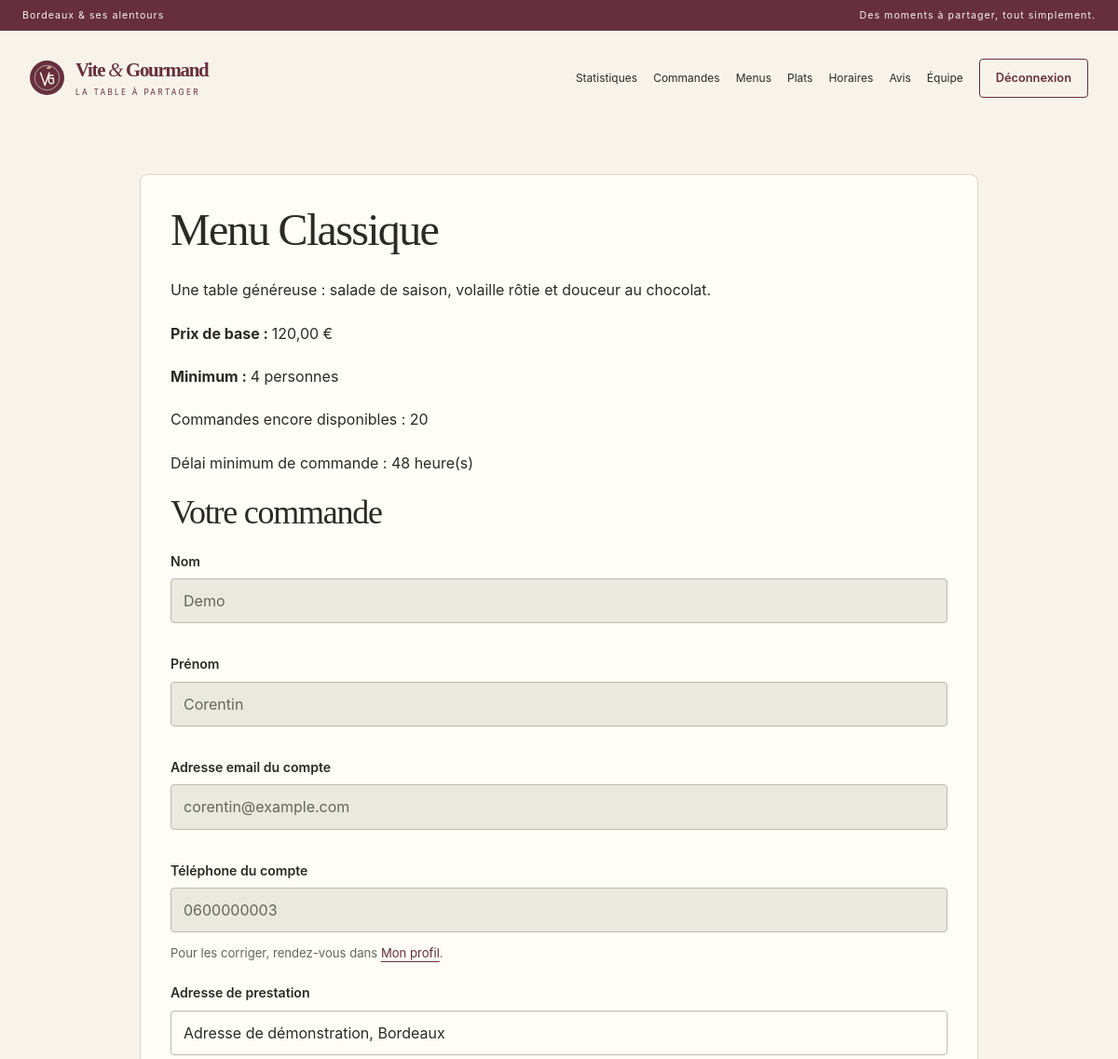
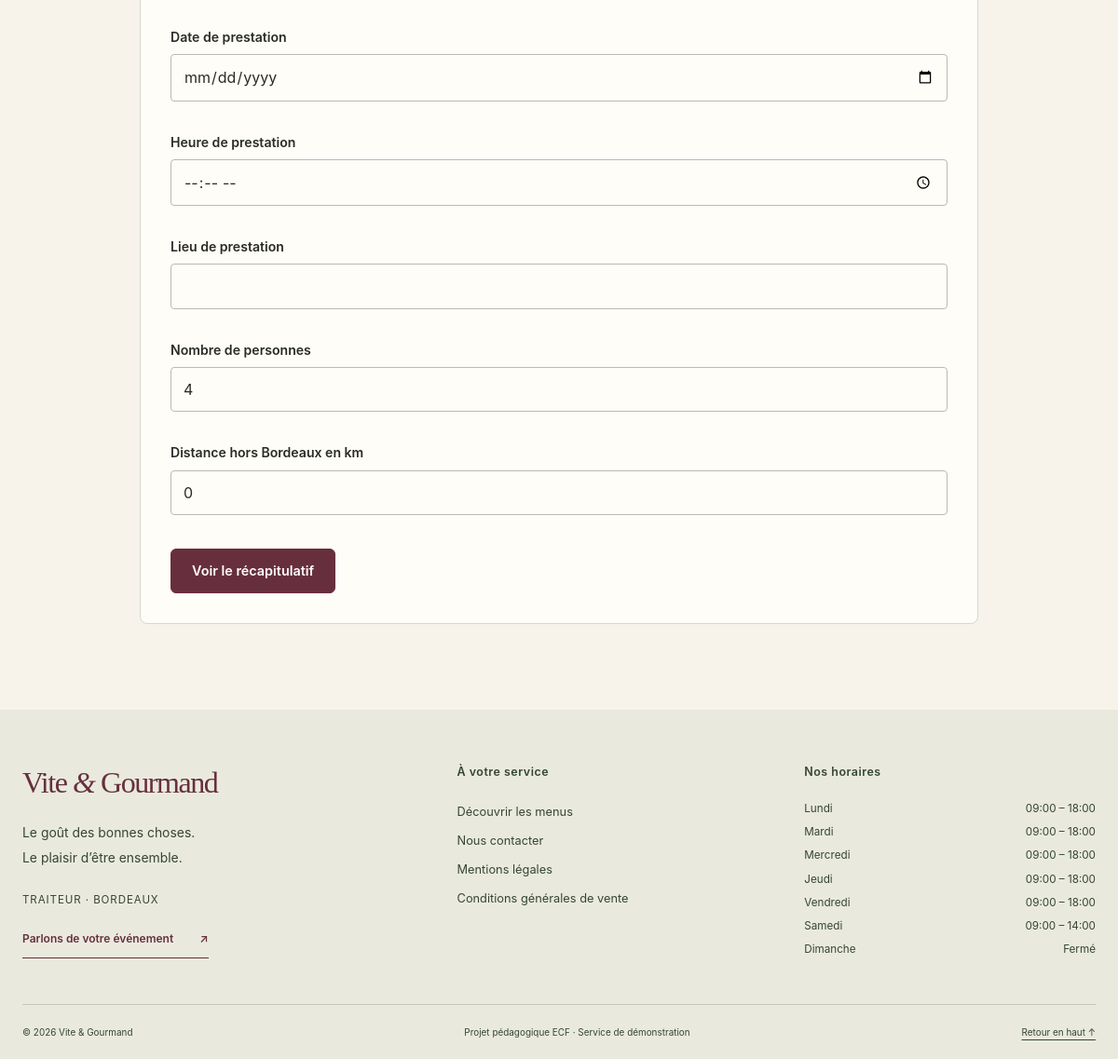
/commander.php?id=1 (signed in), run on the app's committed database (2 pictures, top to bottom).
### tables this page shows
CREATE TABLE `menus` (
    `id` INT NOT NULL AUTO_INCREMENT,
    `titre` VARCHAR(255) NOT NULL,
    `description` TEXT NOT NULL,
    `prix` DECIMAL(10,2) NOT NULL,
    `nb_personnes_min` INT NOT NULL,

    `theme` VARCHAR(100) DEFAULT NULL,
    `regime` VARCHAR(100) DEFAULT NULL,

    `stock_disponible` INT NOT NULL DEFAULT 0,

    `conditions_menu` TEXT DEFAULT NULL,
    `delai_commande_heures` INT DEFAULT NULL,

    `actif` TINYINT(1) NOT NULL DEFAULT 1,

    PRIMARY KEY (`id`)
);

CREATE TABLE `users` (
    `id` INT NOT NULL AUTO_INCREMENT,
    `nom` VARCHAR(50) NOT NULL,
    `prenom` VARCHAR(50) NOT NULL,
    `email` VARCHAR(255) NOT NULL,
    `password` VARCHAR(255) NOT NULL,
    `role` VARCHAR(25) NOT NULL DEFAULT 'utilisateur',
    `gsm` VARCHAR(20) NOT NULL,
    `adresse` VARCHAR(255) NOT NULL,
    `actif` TINYINT(1) NOT NULL DEFAULT 1,
    `created_at` TIMESTAMP NOT NULL DEFAULT CURRENT_TIMESTAMP,

    PRIMARY KEY (`id`),
    UNIQUE KEY `email` (`email`)
);

CREATE TABLE `horaires` (
    `id` INT NOT NULL AUTO_INCREMENT,
    `jour` VARCHAR(20) NOT NULL,
    `heure_ouverture` TIME DEFAULT NULL,
    `heure_fermeture` TIME DEFAULT NULL,
    `ferme` TINYINT(1) NOT NULL DEFAULT 0,

    PRIMARY KEY (`id`),
    UNIQUE KEY `jour` (`jour`)
);

### Config/security.php (called while the page is built, shortened)
<?php
function e(mixed $value): string
{
    return htmlspecialchars((string) $value, ENT_QUOTES | ENT_SUBSTITUTE, 'UTF-8');
}

### Public/commander.php (the view, shortened to what this page needs)
<?php
require_once __DIR__ . '/../Config/database.php';
$id = positiveId($_GET['id'] ?? null);
$stmt = $pdo->prepare('SELECT * FROM menus WHERE id = ?');
$stmt->execute([$id]);
$menu = $stmt->fetch(PDO::FETCH_ASSOC);
$stmt = $pdo->prepare('SELECT nom, prenom, email, gsm, adresse FROM users WHERE id = ?');
$stmt->execute([$_SESSION['user_id']]);
$user = $stmt->fetch(PDO::FETCH_ASSOC);
$adressePrestation = $user['adresse'];
$datePrestation = $heurePrestation = $lieuPrestation = $erreur = '';
$nbPersonnes = (int) $menu['nb_personnes_min'];
$distanceKm = $prixRepas = $remisePourcentage = $montantRemise = $fraisLivraison = $prixTotal = 0;
?>
<?php require_once __DIR__ . '/../Templates/layout.php';
renderHeader('Commander'); ?>
<section class="content-panel">
    <h1>
        <?= htmlspecialchars($menu['titre']) ?>
    </h1>
    <p>
        <?= htmlspecialchars($menu['description']) ?>
    </p>
    <div class="infos-menu">
        <p>
            <strong>
                Prix de base :
            </strong>
            <?= number_format($menu['prix'], 2, ',', ' ') ?>
            €
        </p>
        <p>
            <strong>
                Minimum :
            </strong>
            <?= (int) $menu['nb_personnes_min'] ?>
            personnes
        </p>
        <p class="stock">
            Commandes encore disponibles :
            <?= (int) $menu['stock_disponible'] ?>
        </p>
        <p>
            Délai minimum de commande :
            <?= (int) $menu[ 'delai_commande_heures' ] ?>
            heure(s)
        </p>
    </div>
    <form method="post">
        <h2>
            Votre commande
        </h2>
        <label for="nom">
            Nom
        </label>
        <input
            type="text"
            id="nom"
            value="<?= htmlspecialchars($user['nom']) ?>"
            disabled
        >
        <label for="prenom">
            Prénom
        </label>
        <input
            type="text"
            id="prenom"
            value="<?= htmlspecialchars($user['prenom']) ?>"
            disabled
        >
        <label for="client-email">Adresse email du compte</label>
        <input id="client-email" type="email" value="<?= e($user['email']) ?>" disabled>
        <label for="client-gsm">Téléphone du compte</label>
        <input id="client-gsm" type="tel" value="<?= e($user['gsm']) ?>" disabled>
        <p class="small-note">Pour les corriger, rendez-vous dans <a href="mon-profil.php">Mon profil</a>.</p>
        <label for="adresse_prestation">
            Adresse de prestation
        </label>
        <input
            type="text"
            id="adresse_prestation"
            name="adresse_prestation"
            value="<?= htmlspecialchars($adressePrestation) ?>"
            required
        >
        <label for="date_prestation">
            Date de prestation
        </label>
        <input
            type="date"
            id="date_prestation"
            name="date_prestation"
            value="<?= htmlspecialchars($datePrestation) ?>"
            required
        >
        <label for="heure_prestation">
            Heure de prestation
        </label>
        <input
            type="time"
            id="heure_prestation"
            name="heure_prestation"
            value="<?= htmlspecialchars($heurePrestation) ?>"
            required
        >
        <label for="lieu_prestation">
            Lieu de prestation
        </label>
        <input
            type="text"
            id="lieu_prestation"
            name="lieu_prestation"
            value="<?= htmlspecialchars($lieuPrestation) ?>"
            required
        >
        <label for="nb_personnes">
            Nombre de personnes
        </label>
        <input
            type="number"
            id="nb_personnes"
            name="nb_personnes"
            min="<?= (int) $menu['nb_personnes_min'] ?>"
            value="<?= $nbPersonnes ?>"
            required
        >
        <label for="distance_km">
            Distance hors Bordeaux en km
        </label>
        <input
            type="number"
            id="distance_km"
            name="distance_km"
            min="0"
            step="0.1"
            value="<?= $distanceKm ?>"
            required
        >
        <button
            type="submit"
            name="action"
            value="recap"
        >
            Voir le récapitulatif
        </button>
    </form>
</section>
<?php renderFooter($pdo); ?>

### Templates/layout.php (shortened to what this page needs)
<?php
require_once __DIR__ . '/../Config/security.php';
function renderHeader(string $title): void
{
    $role = $_SESSION['role'] ?? '';
    $staff = in_array($role, ['admin', 'employe'], true);
    $links = $staff
        ? ['admin-commandes.php' => 'Commandes', 'admin-menus.php' => 'Menus', 'admin-plats.php' => 'Plats', 'admin-horaires.php' => 'Horaires', 'admin-avis.php' => 'Avis']
        : ['index.php' => 'Accueil', 'menus.php' => 'Nos menus'];
    if ($role === 'admin') {
        $links = ['admin-statistiques.php' => 'Statistiques'] + $links + ['admin-employes.php' => 'Équipe'];
    } elseif ($role === 'utilisateur') {
        $links += ['mes-commandes.php' => 'Mes commandes', 'mon-profil.php' => 'Mon profil'];
    }
    $current = basename($_SERVER['SCRIPT_NAME'] ?? '');
    ?>
<!DOCTYPE html>
<html lang="fr">
<head>
    <link rel="stylesheet" href="style.css?v=<?= filemtime(__DIR__ . '/../Public/style.css') ?>">
</head>
<body class="<?= $staff ? 'staff-page' : 'public-page' ?>">
<div class="announcement">
    <span>Bordeaux & ses alentours</span>
    <span>Des moments à partager, tout simplement.</span>
</div>
<header class="site-header">
    <a class="brand" href="index.php" aria-label="Vite et Gourmand, accueil">
        <img src="assets/images/embleme.svg" alt="" width="45" height="45">
        <span>Vite <i>&</i> Gourmand<small>LA TABLE À PARTAGER</small></span>
    </a>
    <nav id="main-navigation" class="navbar-links" aria-label="Navigation principale">
        <?php foreach ($links as $href => $label): ?>
            <a href="<?= e($href) ?>" <?= $current === $href ? 'aria-current="page"' : '' ?>><?= e($label) ?></a>
        <?php endforeach; ?>
        <?php if (isset($_SESSION['user_id'])): ?>
            <form method="post" action="logout.php" class="logout-form">
                <button class="nav-account" type="submit">Déconnexion</button>
            </form>
        <?php else: ?>
            <a class="nav-account" href="login.php" <?= $current === 'login.php' ? 'aria-current="page"' : '' ?>>Mon espace <span aria-hidden="true">↗</span></a>
        <?php endif; ?>
    </nav>
</header>
<main id="main-content" class="page-shell">
<?php
}
function renderFooter(PDO $pdo): void
{
    $rows = $pdo->query('SELECT jour, heure_ouverture, heure_fermeture, ferme FROM horaires')->fetchAll(PDO::FETCH_ASSOC);
    $horaires = [];
    foreach ($rows as $row) {
        $horaires[strtolower($row['jour'])] = $row;
    }
    ?>
</main>
<footer class="site-footer">
    <div class="footer-grid">
        <div class="footer-intro">
            <a class="footer-brand" href="index.php">Vite <i>&</i> Gourmand</a>
            <p>Le goût des bonnes choses.<br>Le plaisir d’être ensemble.</p>
            <p class="footer-location">Traiteur · Bordeaux</p>
            <a href="contact.php" class="text-link">Parlons de votre événement <span aria-hidden="true">↗</span></a>
        </div>
        <div>
            <h2>À votre service</h2>
            <ul class="footer-links">
                <li><a href="menus.php">Découvrir les menus</a></li>
                <li><a href="contact.php">Nous contacter</a></li>
                <li><a href="mentions-legales.php">Mentions légales</a></li>
                <li><a href="cgv.php">Conditions générales de vente</a></li>
            </ul>
        </div>
        <div>
            <h2>Nos horaires</h2>
            <dl class="opening-hours">
                <?php foreach (['Lundi', 'Mardi', 'Mercredi', 'Jeudi', 'Vendredi', 'Samedi', 'Dimanche'] as $jour): $h = $horaires[strtolower($jour)] ?? null; ?>
                    <div>
                        <dt><?= $jour ?></dt>
                        <dd>
                            <?php if (!$h): ?>
                                Non renseigné
                            <?php elseif ((int) $h['ferme'] === 1): ?>
                                Fermé
                            <?php else: ?>
                                <?= e(substr((string) $h['heure_ouverture'], 0, 5)) ?> – <?= e(substr((string) $h['heure_fermeture'], 0, 5)) ?>
                            <?php endif; ?>
                        </dd>
                    </div>
                <?php endforeach; ?>
            </dl>
        </div>
    </div>
    <div class="footer-bottom">
        <span>© <?= date('Y') ?> Vite & Gourmand</span>
        <span>Projet pédagogique ECF · Service de démonstration</span>
        <a href="#main-content">Retour en haut ↑</a>
    </div>
</footer>
</body>
</html>
<?php
}

### data on the page
menus: titre "Menu Classique", description "Une table généreuse : salade de saison, volaille rôtie et douceur au chocolat.", prix "120,00", nb_personnes_min "4", stock_disponible "20", delai_commande_heures "48", nb_personnes "4"
users: nom "Demo", prenom "Corentin", email "corentin@example.com", gsm "0600000003", adresse_prestation "Adresse de démonstration, Bordeaux"
horaires: jour "Lundi", heure_ouverture "09:00", heure_fermeture "18:00"
horaires: jour "Mardi", heure_ouverture "09:00", heure_fermeture "18:00"
horaires: jour "Mercredi", heure_ouverture "09:00", heure_fermeture "18:00"
horaires: jour "Jeudi", heure_ouverture "09:00", heure_fermeture "18:00"
horaires: jour "Vendredi", heure_ouverture "09:00", heure_fermeture "18:00"
horaires: jour "Samedi", heure_ouverture "09:00", heure_fermeture "14:00"

### other printed values
$label "Statistiques"
$label "Commandes"
$label "Menus"
$label "Plats"
$label "Horaires"
$label "Avis"
$label "Équipe"
$jour "Dimanche"
